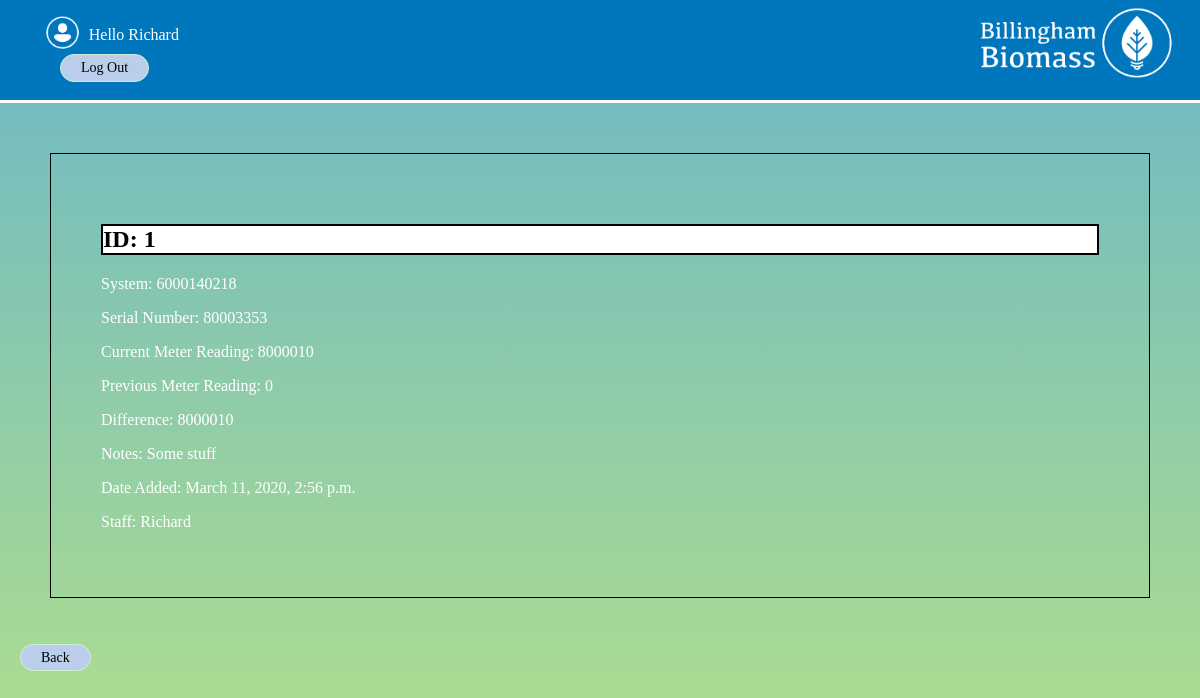
Page /systems/systemthree/monthlymeter/1/ (signed in) on the committed database.
### systems/models.py (models this page shows, shortened)
class monthlyMeterSystemThreeMod(models.Model):
    system = models.CharField(max_length=50,default='6000140218')
    serial_number = models.CharField(max_length=50,default='80003353')
    current_meter_reading = models.IntegerField(default=0)
    previous_meter_reading = models.IntegerField(default=0)
    difference = models.IntegerField(null=True)
    notes = models.TextField(blank=True)
    date = models.DateTimeField(auto_now_add = True)
    day = models.DateField(auto_now_add = True)
    staff = models.ForeignKey(User,on_delete=models.CASCADE)

### systems/views.py (the view)
# urls.py: path('systemthree/monthlymeter/<id>/',views.idmonthlySystemThree, name='idmonthlysystemthree'),
@login_required(login_url="/accounts/login/")
def idmonthlySystemThree(request,id):
    id = monthlyMeterSystemThreeMod.objects.get(id=id)
    return render(request,'systems/idmonthlysystemthree.html',{'id':id})

### systems/templates/systems/idmonthlysystemthree.html
{% extends 'base_layout.html' %}
{% block content %}
<div class="record-view">
  <h2>ID: {{id.id}}</h2>
  <p>System: {{id.system}}</p>
  <p>Serial Number: {{id.serial_number}}</p>
  <p>Current Meter Reading: {{id.current_meter_reading}}</p>
  <p>Previous Meter Reading: {{id.previous_meter_reading}}</p>
  <p>Difference: {{id.difference}}</p>
  <p>Notes: {{id.notes}}</p>
  <p>Date Added: {{id.date}}</p>
  <p>Staff: {{id.staff}}</p>
</div>
<div>
<a class="back-button" href="javascript:history.back()">Back</a>
</div>
{% endblock %}

### templates/base_layout.html (shortened to what this page needs)
{% load static from staticfiles %}
<!DOCTYPE html>
<html lang="en" dir="ltr">
  <head>
    <link rel="stylesheet" href="{% static 'styles.css'%}">
  </head>
  <body>
    <div class="head">
      <a href="{% url 'home' %}" ><img src="{% static 'Biomass.png' %}" class="logo" alt="Biomass-Logo" ></img></a>
    <nav class="navigation">
      <ul>
        {% if user.is_authenticated %}
        <li>
          <form class="logout-link" action="{% url 'accounts:logout' %}" method="post">
            <img class="loginimages" src="{%static 'User.png'%}" alt="user-img">
            Hello {{user}} <button type="submit"> Log Out </button>
          </form>
        </li>
        {% endif %}
      </ul>
    </nav>
</div>
    <div class="wrapper">
      {% block content %}
      {% endblock %}
    </div>
  </body>
</html>

### assets/styles.css (style rules this page uses)
* { font-family:"Kefa"; }
html { -webkit-tap-highlight-color:transparent; }
.head { background:rgb(0,118,188); height:100px; margin-top:-1em; border-bottom:3px solid white; }
.loginimages { height:2.5em; transform:translateY(30%); }
.record-view { display:block; padding:50px; border:1px solid black; margin:50px; }
.record-view h2 { background-color: white; border: solid 2px rgba(0,0,0,1); color:black; font-family:"Kefa"; }
.record-view p { display:table; font-family:"Kefa"; color:white; }
@media only screen and (min-width: 751px) { .logo { position:block; z-index:2; float:right; top:0.5em; width:250px; height:auto; } }
@media only screen and (min-width: 751px) { .navigation li { position:block; z-index:1; float:left; list-style-type:none; bottom:3em; padding:0 2em 0 0; color:white; font-size:16px; } }
.navigation li button { border-radius:40px; color:white; padding: 5px 20px; text-align: center; text-decoration: none; display: block; font-size: 14px; margin: 10px 20px; transition-duration: 0.4s; cursor: pointer; }
.navigation li button { background-color:#bacdea; color: black; border: 1px solid #cff1d1; }
.back-button { border-radius:40px; color:white; padding: 5px 20px; text-decoration: none; font-size: 14px; margin: 10px 20px; transition-duration: 0.4s; cursor: pointer; }
.back-button { background-color:#bacdea; color: black; border: 1px solid #cff1d1; }
body { background:rgba(200,255,200,0.7) }
html { height: 100%; }
body { background-image: linear-gradient(rgba(0, 111, 183, 0.5), rgba(142, 195, 60, 0.5)); height: 100%; margin: 0; background-repeat: no-repeat; background-attachment: fixed; }

### rows in the picture
monthlyMeterSystemThreeMod: id "1", system "6000140218", serial_number "80003353", current_meter_reading "8000010", previous_meter_reading "0", difference "8000010", notes "Some stuff", date "March 11, 2020, 2:56 p.m.", staff "Richard"

### other values in the picture
{{ user }} "Richard"
